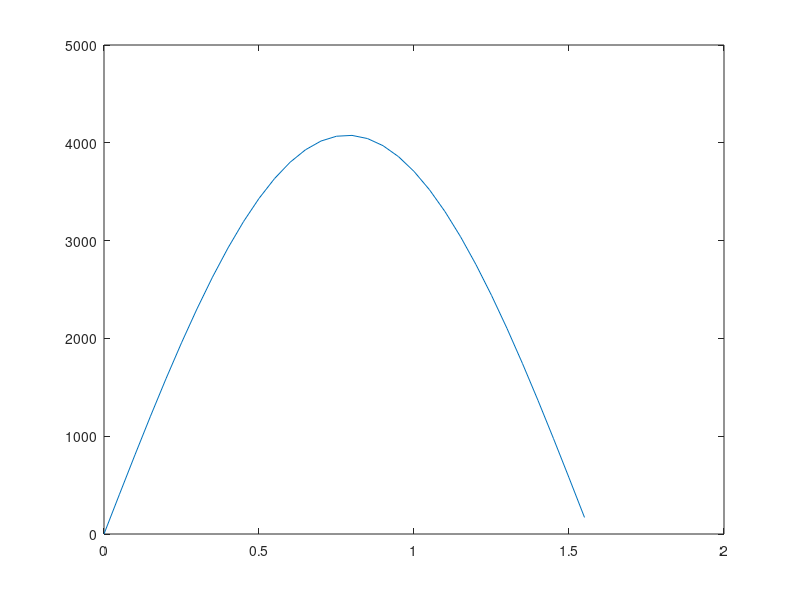

This figure's MATLAB source:
%sgittata.m
clear
clc
g=9.81;
v0=200;
% ang=linspace(0,pi/2,32);
ang=0:0.05:pi/2;
n=length(ang);

gitt=v0^2./g*sin(2*ang);

fprintf('    n      angolo    gittata\n');
fprintf('%5d %10.3f %15.5e\n',[1:n; ang; gitt]);

figure; 
plot(ang, gitt); 